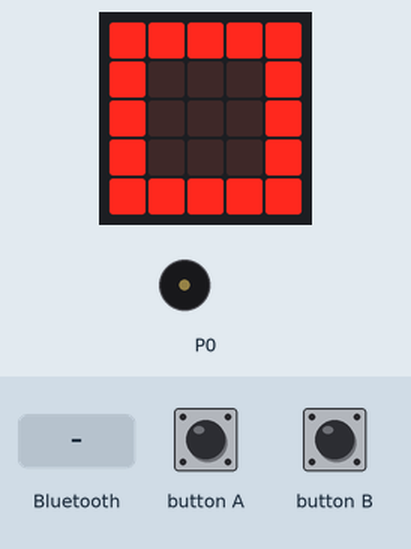
Recording of a program running on a simulated BBC micro:bit (MakeCode). Shown: the board's 5×5 LED display, buzzer (waves = sounding). The test bench sets the inputs (shaded band).

Above: at 0.1 s.
1.9 s: button B pressed for 0.15 s
At 3.4 s:
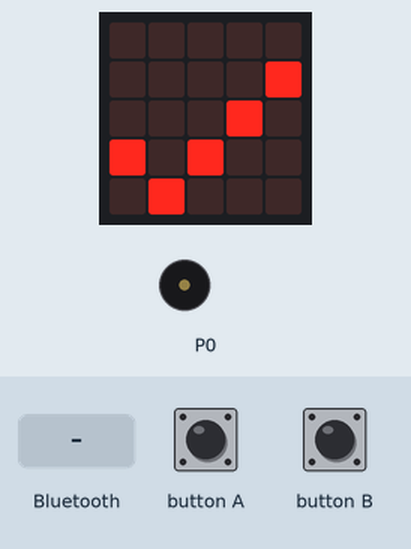
5.0 s: a phone connects over Bluetooth
At 5.38 s:
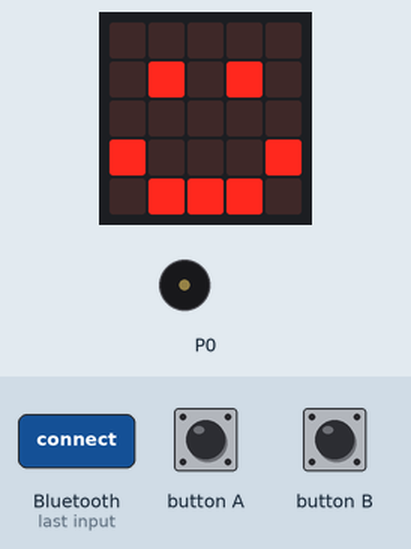
7.1 s: a phone disconnects over Bluetooth
At 8.01 s:
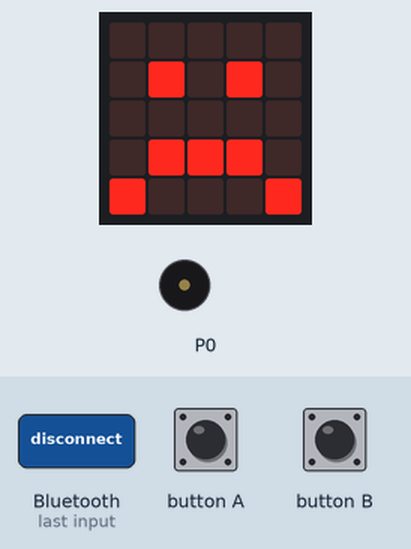
9.3 s: button A pressed for 0.15 s
At 12.2 s:
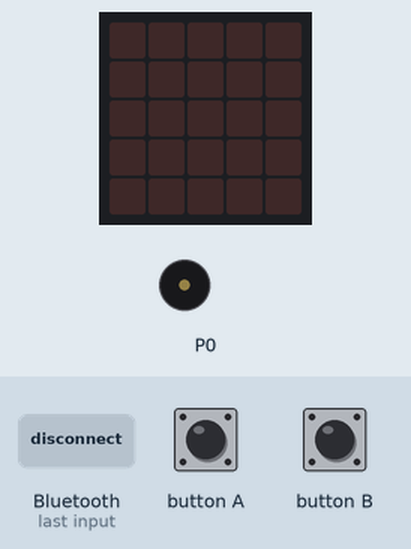
Timing chart, 0 to 13.1 s (numbered marks = the images above; inputs shaded):
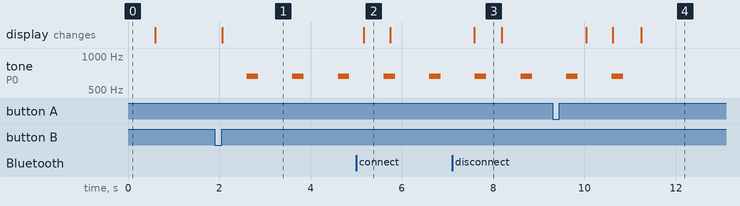

The program:

main.ts
```typescript
bluetooth.onBluetoothConnected(function () {
    basic.showIcon(IconNames.Happy)
})
bluetooth.onBluetoothDisconnected(function () {
    basic.showIcon(IconNames.Sad)
})
input.onButtonPressed(Button.A, function () {
    basic.showIcon(IconNames.Square)
    チェック = 0
})
bluetooth.onUartDataReceived(serial.delimiters(Delimiters.Fullstop), function () {
    コマンド = bluetooth.uartReadUntil(serial.delimiters(Delimiters.Fullstop))
    if (コマンド == "OK") {
        チェック = 1
    }
})
input.onButtonPressed(Button.B, function () {
    チェック = 1
})
let コマンド = ""
let チェック = 0
bluetooth.startUartService()
basic.showIcon(IconNames.Square)
チェック = 0
loops.everyInterval(1000, function () {
    if (チェック != 0) {
        music.playTone(659, music.beat(BeatFraction.Half))
    }
})
basic.forever(function () {
    if (チェック != 0) {
        basic.showIcon(IconNames.Yes)
    } else {
        basic.clearScreen()
    }
})
```

test.ts
```typescript
// テストはここに来ます。このパッケージが拡張機能として使用されるときにはコンパイルされません。
```

Measured:
- after the input at 1.9 s, tone on P0: alternates 659 Hz for 0.25 s and silent for 0.75 s, starting after 0.70 s; the display: changes after 0.16 s (image 1)
- after the input at 5.0 s, the display: changes after 0.16 s (image 2)
- after the input at 7.1 s, the display: changes after 0.48 s (image 3)
- after the input at 9.3 s, tone on P0: goes on until 10.9 s, then stays silent; the display: first changes after 0.74 s (image 4 shows a later state)
- what the display in image 2 shows lasts 0.5 s, from 5.2 s to 5.7 s
